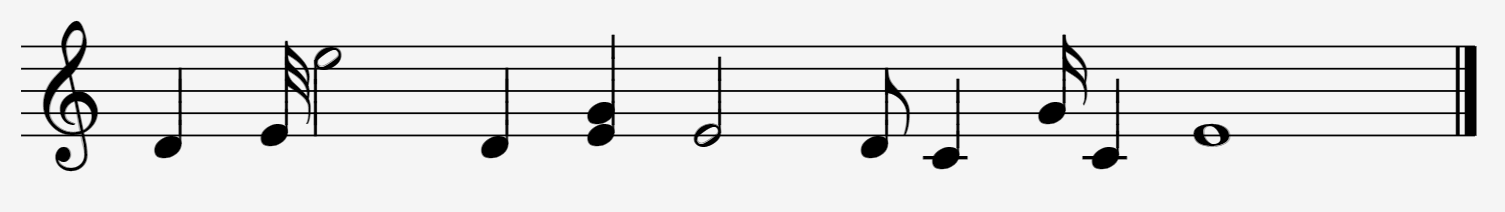
#> input picture Juptyer/01.PNG, 1505 x 212 px
$ python -i staffremoval.py   (imports and definitions only)   (older library calls are emulated)
#> lines starting #> are read from the running program, lines starting #| are printed output that depends on the picture
import cv2
import numpy as np
from statistics import mode,variance
from skimage.measure import find_contours

def rowProjection(img):
    proj = np.sum(img,1)
    maxProjection = np.max(proj)
    result = np.zeros(img.shape)
    # Draw a line for each row
    for row in range(img.shape[0]):
        result[row,0:int(proj[row])]=1
    result=1-result
    cv2.imwrite("result.png",result*255)
    return maxProjection,result

def calcStaffPos(rowHist,maxProjection,thr):
    n,m=rowHist.shape
    thres=int(maxProjection*thr)
    start=end=0
    width=[]
    peaksMid=[]
    for i in range(n-1):
        if(rowHist[i][thres]!=rowHist[i+1][thres]):
            if rowHist[i][thres]==1:
                #end of zeros
                start=i
            else:
                #end of ones
                end=i+1
                peaksMid.append(int((start+end)/2))
                width.append((end-start))
    return np.array(width),np.array(peaksMid)

#estimate staff segment position
# [61 lines left out: functions calcSegmentPos, filterPeaks, imgStaffSegments, maxStaffSpace, not called in this run]

def segmenting(BinarizedImage):
    #divide image into segments
    #estimate max staff space
    img = 1 - np.copy(BinarizedImage)

    maxProjection,result=rowProjection(img)
    staffWidth,peaksMids=calcStaffPos(result,maxProjection,0.6)
    maxSpace=maxStaffSpace(peaksMids,staffWidth)

    #estimate staff segment position

    segWidth,segMids=calcSegmentPos(result)
    #filter peaks
    segWidth,segMids=filterPeaks(segMids,segWidth)

    #divide image into segments and divide image => return array of images each image has staff segment

    imgSegments = imgStaffSegments(img,segMids,segWidth,maxSpace)
    # print(imgSegments)
    imgindex=0
    for i in imgSegments:
        if(i.shape[0] != 0 and i.shape[1] != 0):
            cv2.imwrite("segments/"+str(imgindex)+".png",i*255)
            imgindex+=1
    return imgSegments

# [235 lines left out: functions removeStaffRow, removeStaffLines, checkOverlapped, filterContours, checkPathRightDown, findVinverted and 3 more, not called in this run]

def staffRemoval(BinarizedImage):
    imgsegs = segmenting(BinarizedImage)
    imgsStaffRemoved = removeStaffLines(imgsegs)
    getImageContours(imgsStaffRemoved)

>>> import cv2
>>> picture = cv2.imread('01.PNG', cv2.IMREAD_GRAYSCALE)
#> picture is the input picture: shape (212, 1505); min 0, max 245, mean 226.2
>>> result = staffRemoval(picture)
#> in segmenting, `img = 1 - np.copy(BinarizedImage)`:
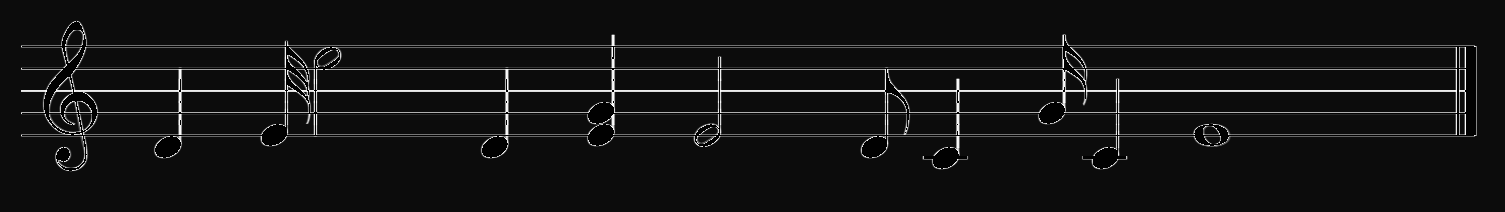
#> img: shape (212, 1505); min 0, max 255, mean 19.6
#> in rowProjection, `proj = np.sum(img,1)`: proj = 212 values, max 331629 at index 90, min 2410 at index 68, mean 29426.6
#> in rowProjection, `maxProjection = np.max(proj)`: maxProjection = 331629
#> after the loop in rowProjection, `for row in range(img.shape[0]):`: result: shape (212, 1505) float64; every value is 1
#> in segmenting, `maxProjection,result=rowProjection(img)`: result: shape (212, 1505) float64; every value is 0
#> in calcStaffPos, `thres=int(maxProjection*thr)`: thres = 198977
#> after the loop in calcStaffPos, `for i in range(n-1):`: peaksMid = []
#> (the run stopped early here; a loop or call above may not have finished)

$ run again, on Juptyer/03.PNG
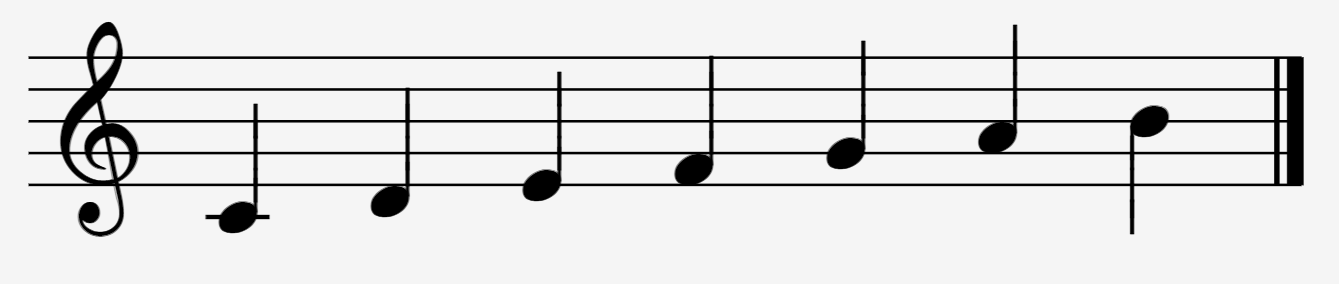
#> input picture Juptyer/03.PNG, 1339 x 284 px
#> picture is the input picture: shape (284, 1339); min 0, max 245, mean 224.3
#> in segmenting, `img = 1 - np.copy(BinarizedImage)`:
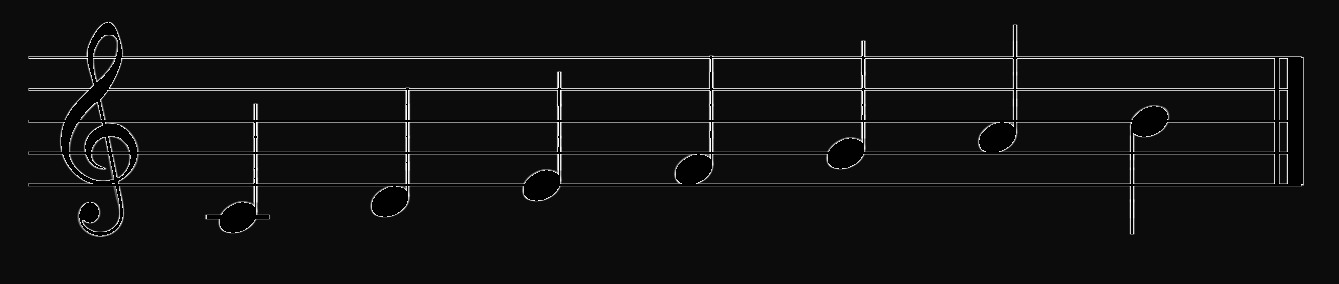
#> img: shape (284, 1339); min 0, max 255, mean 17.5
#> proj = 284 values, max 297900 at index 58, min 2316 at index 89, mean 23415.8
#> in rowProjection, `maxProjection = np.max(proj)`: maxProjection = 297900
#> thres = 178740
#> after the loop in calcStaffPos, `for i in range(n-1):`: peaksMid = []
